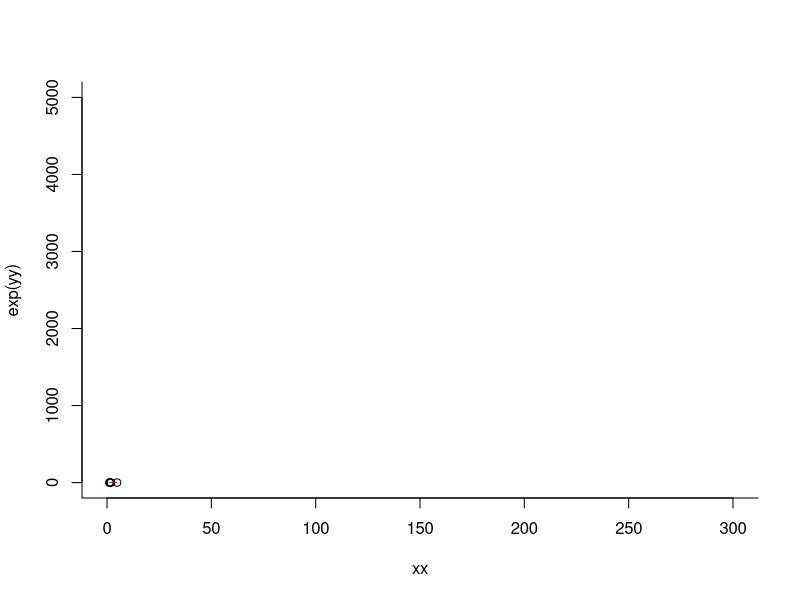
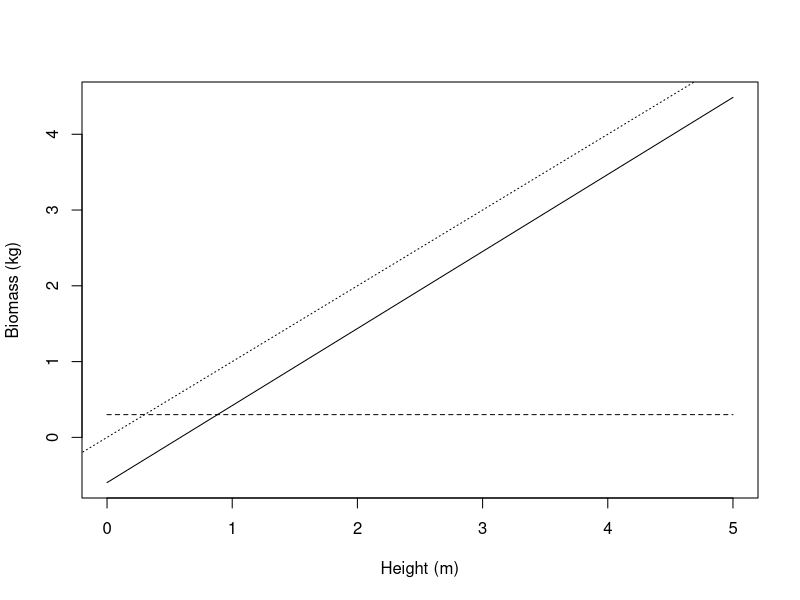
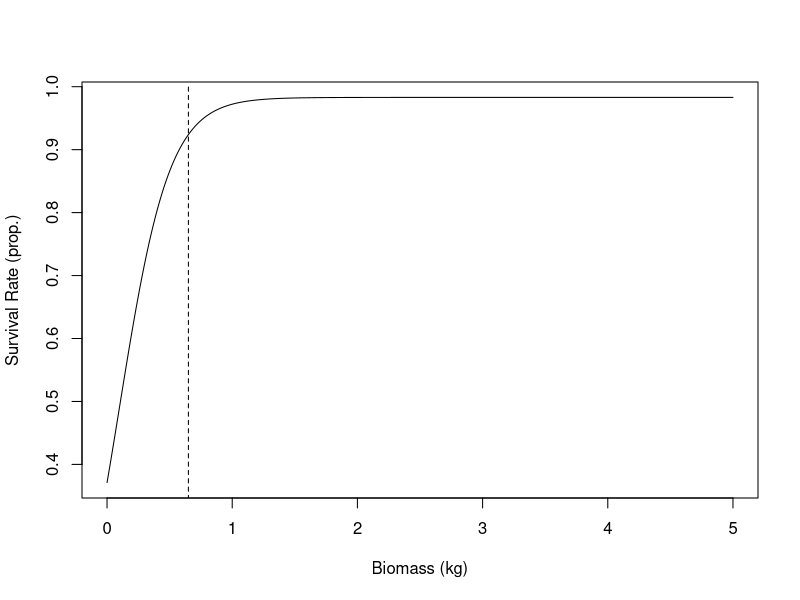
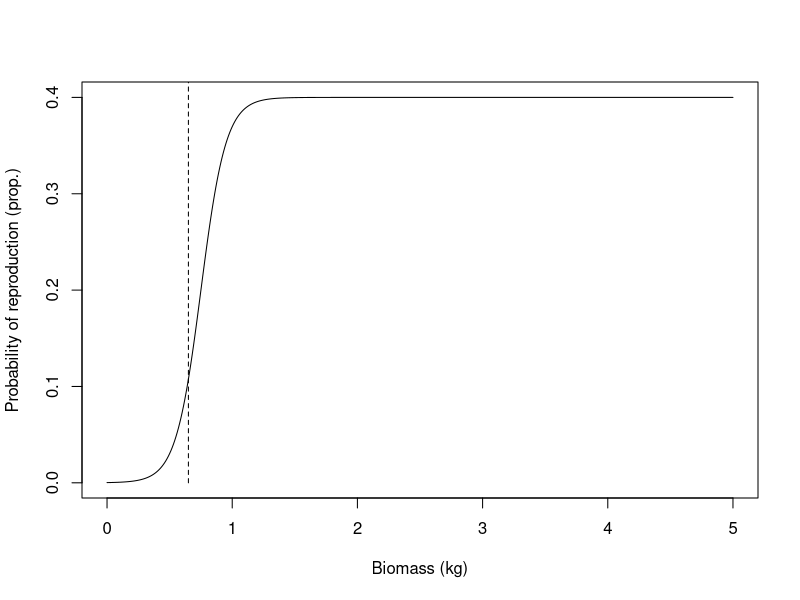
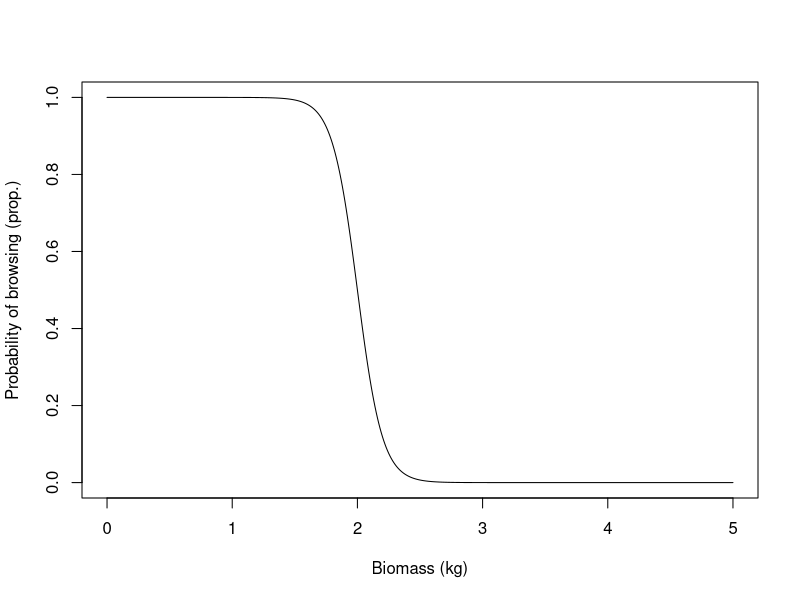

Source code (R) for these figures, in order:
###############
## LOAD DATA ##
###############

#
###

#######################
## HEIGHT TO BIOMASS ##
#######################

## Load data (Atchley 1989)
dat = read.csv('atchley-1989-table-8.csv', sep=',', header=T)
head(dat)

## Height to biomass (cm to grams) (Atchley 1989)
xx = dat$Height..cm.
yy = log(dat$Shoot.wt...g. + dat$Root.wt...g.)
plot(xx, exp(yy), bty='l', xlim=c(0,300), ylim=c(0,5000))
interpolation = lm(yy ~ xx)
height_to_biomass = function(x, params = interpolation$coefficient) exp(params[1] + params[2] * x)
lines(xx, height_to_biomass(xx), col='red')
print(height_to_biomass(300))

## Shoot to root 
root_to_shoot_mean = mean(1/dat$Shoot.root)
root_to_shoot_sd = sd(1/dat$Shoot.root)
print(root_to_shoot_mean)
print(root_to_shoot_sd)

## Height to biomass (m to kg) (Mosseler et al. 2016)
xx = seq(0, 5, 0.1)
height_to_biomass = function(x) (-0.459 + 0.782 * x ) * 1.3 # Adding below-ground biomass
yy = height_to_biomass(xx)
plot(xx, yy, type='l', xlab='Height (m)', ylab='Biomass (kg)')
lines(xx, rep(0.3, length(xx)), lty=2)
lines(c(-1,1)*100, c(-1,1)*100, lty=3)
print(height_to_biomass(3.0))

#
###

##############
## SURVIVAL ##
##############

## Survival
# 0.3 kg at 2 years old ()
# In first year should be seedlings and experience high mortality
xx = seq(0, 5.0, .01)
yy = function(x, a, b, c) a/(1+exp(-(x-b)*c))
plot(xx,yy(xx, 0.983, 0.1, 5), xlab='Biomass (kg)', ylab='Survival Rate (prop.)', type='l')
mean(yy(seq(0.0,5.0,0.1), 0.983, 0.1, 5))
lines(c(0.65, 0.65), c(0, 1.0), lty=2)

#
###

##################
## REPRODUCTION ##
##################

## Survival
# 0.350 kg in first year
# In first year should be seedlings and experience high mortality
xx = seq(0, 5.0, .01)
yy = function(x, a, b, c) a/(1+exp(-(x-b)*c))
plot(xx,yy(xx, 0.4, 0.75, 10), xlab='Biomass (kg)', ylab='Probability of reproduction (prop.)', type='l')
mean(yy(seq(0.0,5.0,0.1), 0.983, 0.1, 5))
lines(c(0.65, 0.65), c(0, 1.0), lty=2)

#
###

######################
## BROWSING EVASION ##
######################

xx = seq(0, 5.0, 0.01)
yy = function(x, a, b, c) a/(1+exp(-(x-b)*c))
plot(xx, yy(xx, 1.0, 2.0, -10.0), xlab='Biomass (kg)', ylab='Probability of browsing (prop.)', type='l')

#
###